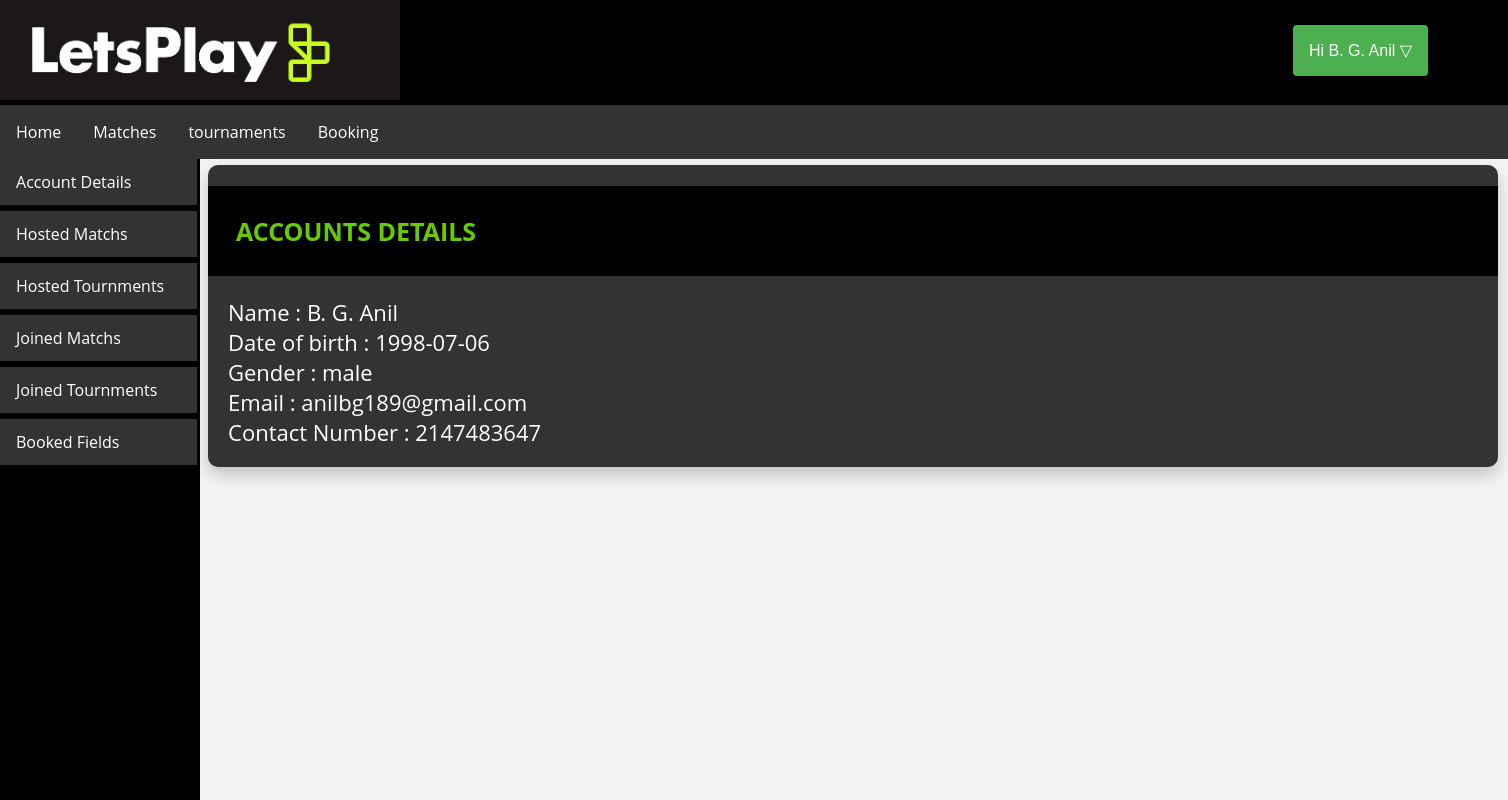
The app's page /homepage.php?page=myaccount (signed in) with its own data.
### tables this page shows
CREATE TABLE `user` (
  `uid` int(11) NOT NULL,
  `username` varchar(30) NOT NULL,
  `password` varchar(30) NOT NULL,
  `fullname` varchar(30) NOT NULL,
  `dob` date NOT NULL,
  `gender` varchar(7) NOT NULL,
  `email` varchar(30) NOT NULL,
  `phno` varchar(12) NOT NULL
);

### accountdetails.php (the view, shortened to what this page needs)
<!DOCTYPE html>
<html>
<head>
</head>
<body>
	<?php
	include "sidebar.php";
    ?>
	<div  class="main">
<h2 class="contenttitle">Accounts details</h2>
<?php
$username = $_SESSION['username'];
$conn = mysqli_connect("localhost","root","","letsromp");
$result = mysqli_query($conn,"SELECT fullname,dob,gender,email,phno from user where username='$username' ");
$row=mysqli_fetch_assoc($result);
echo "Name  : ".$row["fullname"];
echo "<br>";
echo "Date of birth  : \r\n ".$row["dob"];
echo "<br>";
echo "Gender  : ".$row["gender"];
echo "<br>";
echo "Email  : ".$row["email"];
echo "<br>";
echo "Contact Number  :  ".$row["phno"];
?>
</div>
</body>
</html>

### homepage.php (shortened to what this page needs)
<!DOCTYPE html>
<html>
<head>
</head>
<body style="font-family: 'Open Sans', sans-serif;">
	<div class="letsplay">
	<img src="letsplay1.jpg" width="400" height="100" alt="letsplay">
	<div class="right"  >
		<div class="dropdown">
  <button class="dropbtn">
  	<?php
  	$conn = mysqli_connect("localhost","root","","letsromp");
  	$username=$_SESSION['username'];
  	$result=mysqli_query($conn,"SELECT fullname from user where username='$username' ");
  	$fullname=mysqli_fetch_assoc($result);
echo 'Hi '.$fullname["fullname"].' &#9661';
 ?></button>
</div>
   </div>
   <ul>
  <li><a href="?page=home">Home</a></li>
  <li><a href="?page=matchs">Matches</a></li>
  <li><a href="?page=tournment">tournaments</a></li>
  <li><a href="?page=booking">Booking</a></li>
</ul>
</div>
<div class="sample">
	<?php
if (!isset($_GET["page"]) ) {
	include "home.php";
}
else
{
	switch ($_GET["page"])
	{
	case 'myaccount':include "accountdetails.php";
	             break;
    }
}
 ?>
 </div>
</body>
</html>

### homepage.php (style rules this page uses)
.letsplay { background-color: black; position: fixed; top: 0; left: 0; right: 0; z-index: 1; }
.right { position: relative; float: right; margin-top: 25px; margin-right: 80px; }
ul { list-style-type: none; margin: 0; padding: 0; overflow: hidden; background-color: #333333; position: relative; }
li { float: left; }
li a { display: block; color: white; text-align: center; padding: 16px; text-decoration: none; }
.sample { margin-top: 165px; }
.dropbtn { background-color: #4CAF50; color: white; padding: 16px; font-size: 16px; border: none; border-radius: 4px; }
.dropdown { position: relative; display: inline-block; }

### accountdetails.php (style rules this page uses)
body { background-color: #F2F4F4; }
.main { background-color: #333333; box-shadow: 0px 8px 16px 0px rgba(0,0,0,0.2); width: 1270px; height: 100%; margin-left: 200px; padding-left: 20px; border-radius: 10px; color: white; font-family: 'Open Sans', sans-serif; font-size: 22px; padding-bottom: 20px; float: left; }
.contenttitle { color: #66cc00; background-color: black; text-transform: uppercase; width: auto; padding: 10px; margin-left: -20px; font-size: 25px; padding: 28px; }

### records on screen
user: fullname "B. G. Anil", dob "1998-07-06", gender "male", email "anilbg189@gmail.com", phno "2147483647"
